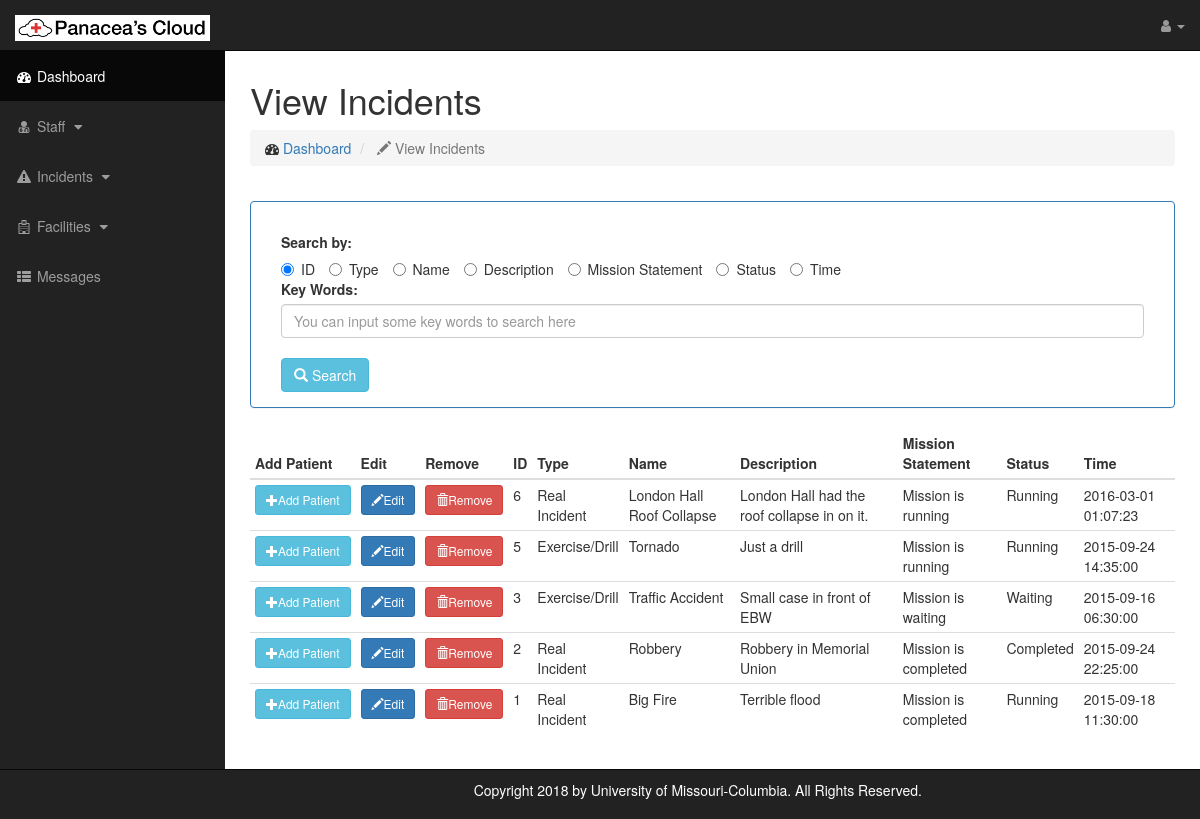
Page /incidentlist_test.php (signed in) on the committed database.
### tables this page shows
CREATE TABLE `incidents` (
  `I_ID` int(11) NOT NULL AUTO_INCREMENT,
  `type` varchar(40) NOT NULL,
  `name` varchar(100) NOT NULL,
  `description` varchar(1000) NOT NULL,
  `mission_stmt` varchar(1000) NOT NULL,
  `status` varchar(100) NOT NULL,
  `time` datetime NOT NULL,
  PRIMARY KEY (`I_ID`)
);

### incidentlist_test.php (the view, shortened to what this page needs)
<!DOCTYPE html>
<html lang="en">
<head>
    <link href="css/bootstrap.min.css" rel="stylesheet">
      <link href="css/sb-admin.css" rel="stylesheet">
      <link href="css/plugins/morris.css" rel="stylesheet">
      <link href="//maxcdn.bootstrapcdn.com/font-awesome/4.3.0/css/font-awesome.min.css" rel="stylesheet">
      <link href="css/bootstrap-datetimepicker.css" rel="stylesheet">
</head>
<body>
    <div id="wrapper">
        <?php
            require 'navigation.php';
        ?>
        <div id="page-wrapper">
            <div class="container-fluid">
        <div id = "title3">
        <h1>View Incidents</h1>
        <ol class="breadcrumb">
            <li>
            <i class="fa fa-dashboard"></i>  <a href="index.php">Dashboard</a>
            </li>
            <li class="active">
            <span class='glyphicon glyphicon-pencil'></span> View Incidents
            </li>
        </ol>
      </div>
  <div class="modal-body">
        <div class="row">
            <div class="panel panel-primary">
                <div class="panel-body">
                  <?php (isset($_POST["search_by"])) ? $query = $_POST["search_by"] : $query='I_ID';?>
                    <form method="POST" action="<?= $_SERVER['PHP_SELF'] ?>">
                      <div class='form-group'>
                      <label class="col-md-2 control-label">Search by:</label>
                          <div class="col-md-12">
                                <label class='radio-inline'>
                                  <input type='radio' name='search_by' <?php if ($query == 'I_ID' ) echo "checked ='true' "; ?> value='I_ID'>ID
                                </label>
                                <label class='radio-inline'>
                                  <input type='radio' name='search_by' <?php if ($query == 'type' ) echo "checked ='true' "; ?> value='type'>Type
                                </label>
                                <label class='radio-inline'>
                                  <input type='radio' name='search_by' <?php if ($query == 'name' ) echo "checked ='true' "; ?> value='name'>Name
                                </label>
                                <label class='radio-inline'>
                                  <input type='radio' name='search_by' <?php if ($query == 'description' ) echo "checked ='true' "; ?> value='description'>Description
                                </label>
                                <label class='radio-inline'>
                                  <input type='radio' name='search_by' <?php if ($query == 'mission_stmt' ) echo "checked ='true' "; ?> value='mission_stmt'>Mission Statement
                                </label>
                                <label class='radio-inline'>
                                  <input type='radio' name='search_by' <?php if ($query == 'status' ) echo "checked ='true' "; ?> value='status'>Status
                                </label>
                                <label class='radio-inline'>
                                  <input type='radio' name='search_by' <?php if ($query == 'time' ) echo "checked ='true' "; ?> value='time'>Time
                                </label>
                           </div>
                         </div>
                        <div class='form-group'>
                        <label class="col-md-2 control-label">Key Words:</label>
                          <div class="col-md-12">
                                <input type="text" name="query_string" class = "form-control" placeholder = 'You can input some key words to search here' value='<?php echo $_SESSION['data'];?>' ></br>
                           </div>
                        </div>
                        <div class='form-group'>
                        <div class="col-md-5">
                            <button type="submit" class="btn btn-info" name="submit">
                                    <span class="glyphicon glyphicon-search"></span> Search
                                </button>
                           </div>
                         </div>
                  </form>
                </div>
            </div>
        </div>
        <div class = "row">
          <div class="con">
            <table class="table table-condensed">
              <thead>
                <tr>
                  <th>Add Patient</th>
                  <th>Edit</th>
                  <th>Remove</th>
                  <th>ID</th>
                  <th>Type</th>
                  <th>Name</th>
                  <th>Description</th>
                  <th>Mission Statement</th>
                  <th>Status</th>
                  <th>Time</th>
                </tr>
              </thead>
            <tbody>
                <?php
                  require 'dbConnection.php';
                  $type = htmlspecialchars($_POST['search_by']);
                  switch ($type) {
                      default:
                        $sql = "SELECT * FROM incidents ORDER BY I_ID DESC";
                        $result = $db->query($sql);
                        if(count($result) != 0 ){
                          foreach ($result as $row) {
                              $viewIncident = "<form method= 'POST' id = 'incidentForm' name = 'incidentForm' action = 'add_patient.php' >";
                              $viewIncident .= "<tr><td><button id = 'addPBtn' type='submit' value = '".$row['I_ID']."'class='btn btn-info btn-sm btn-block' name='addPatient'><span class='glyphicon glyphicon-plus'></span>Add Patient</button></td></form>";
                              $viewIncident .= "<td><button id = 'subBtn' type='submit' value = '".$row['I_ID']."' class='btn btn-primary btn-sm btn-block' name='edit' data-toggle='modal' data-target='#edit_".$row['I_ID']."'><span class='glyphicon glyphicon-pencil'></span>Edit</button></td>";
                              $viewIncident .= "<td><button id = 'rmBtn' type='submit' value = '".$row['I_ID']."'class='btn btn-danger btn-sm btn-block' name='remove' data-toggle='modal' data-target='#remove_".$row['I_ID']."'><span class='glyphicon glyphicon-trash'></span>Remove</button></td>";
                              $viewIncident .= "<td>".$row['I_ID']."</td><td>".$row['type']."</td><td>".$row['name']."</td><td>".$row['description']."</td><td>".$row['mission_stmt'].
                              "</td><td>".$row['status']."</td><td>".$row['time']."</td></tr>";
                              echo $viewIncident;
                          }
                        }else{
                          print "There is no incident.";
                        }
                  }
                ?>
                </tbody>
            </table>
          </div>
        </div>
          </div>
      </div>
    </div>
  </div>
</body>
</html>

### css/sb-admin.css (style rules this page uses)
body { margin-top: 100px; background-color: #222; }
@media (min-width:768px) { body { margin-top: 50px; } }
#wrapper { padding-left: 0; }
#page-wrapper { width: 100%; padding: 0; background-color: #fff; }
@media (min-width:768px) { #wrapper { padding-left: 225px; } }
@media (min-width:768px) { #page-wrapper { padding: 10px; padding-bottom: 50px; } }

### rows in the picture
incidents: I_ID "6", type "Real Incident", name "London Hall Roof Collapse", description "London Hall had the roof collapse in on it.", mission_stmt "Mission is running", status "Running", time "2016-03-01 01:07:23"
incidents: I_ID "5", type "Exercise/Drill", name "Tornado", description "Just a drill", mission_stmt "Mission is running", status "Running", time "2015-09-24 14:35:00"
incidents: I_ID "3", type "Exercise/Drill", name "Traffic Accident", description "Small case in front of EBW", mission_stmt "Mission is waiting", status "Waiting", time "2015-09-16 06:30:00"
incidents: I_ID "2", type "Real Incident", name "Robbery", description "Robbery in Memorial Union", mission_stmt "Mission is completed", status "Completed", time "2015-09-24 22:25:00"
incidents: I_ID "1", type "Real Incident", name "Big Fire", description "Terrible flood", mission_stmt "Mission is completed", status "Running", time "2015-09-18 11:30:00"
